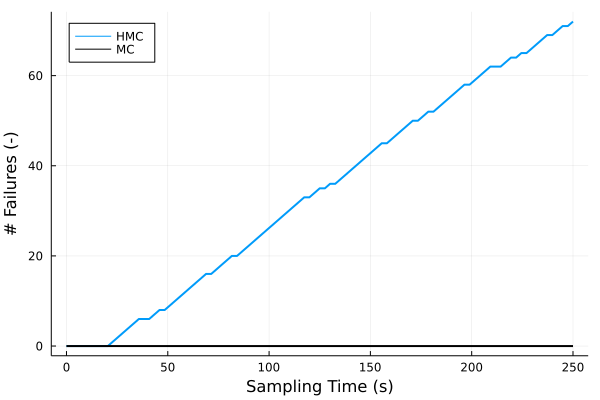

Write Julia code to recreate this figure.
using CSV
using DataFrames
using Plots

df = CSV.read("./data/hmc_wallclock.csv", DataFrame)


p1 = plot(LinRange(0, 250, 99), df[!, "0_1"], label="HMC", linewidth=2, legend=:topleft)
p1 = plot!(p1, LinRange(0, 250, 99), zeros(99), label="MC", color=:black, linewidth=2)
xlabel!(p1,"Sampling Time (s)")
ylabel!(p1,"# Failures (-)")
savefig(p1, "./data/wallclock_plot.png")